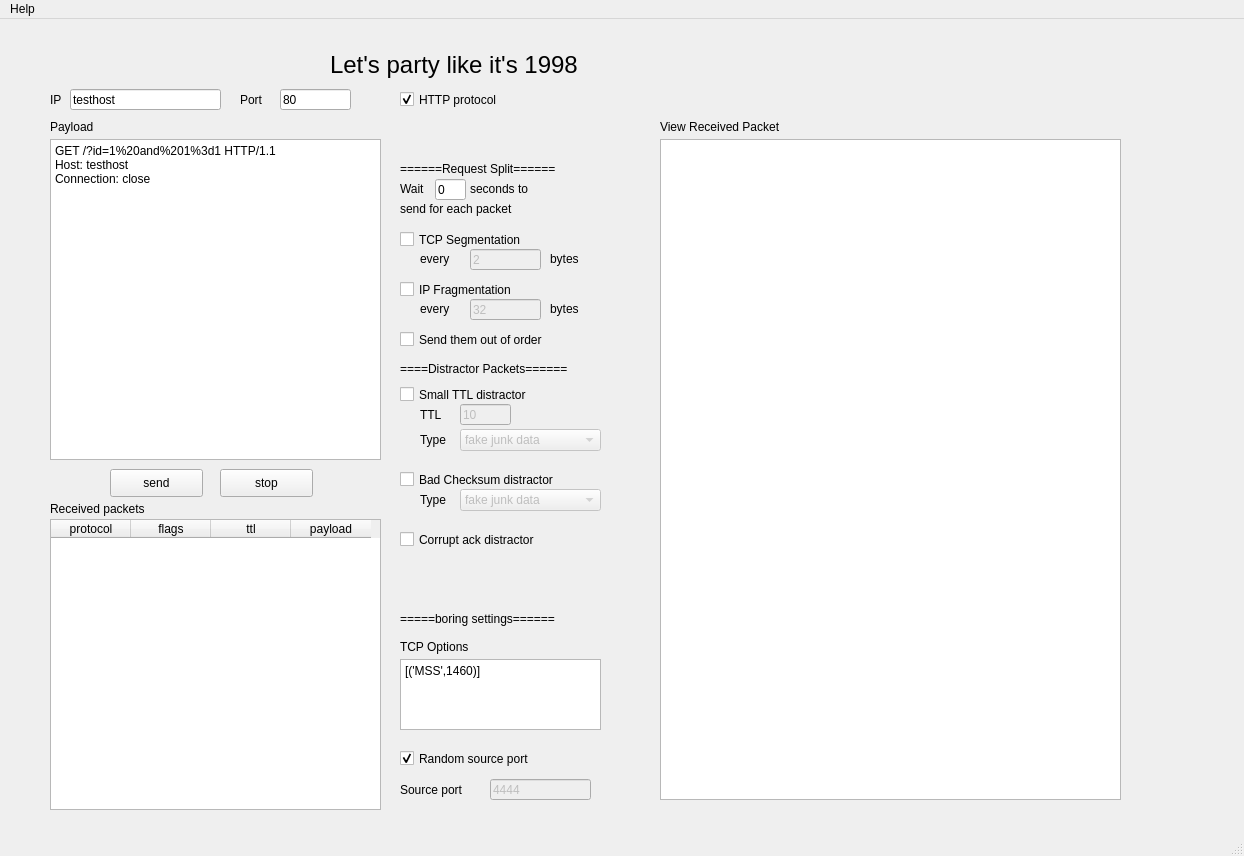
<?xml version="1.0" encoding="UTF-8"?>
<ui version="4.0">
 <class>MainWindow</class>
 <widget class="QMainWindow" name="MainWindow">
  <property name="enabled">
   <bool>true</bool>
  </property>
  <property name="geometry">
   <rect>
    <x>0</x>
    <y>0</y>
    <width>1244</width>
    <height>856</height>
   </rect>
  </property>
  <property name="windowTitle">
   <string>EV: IDS Evasion via TCP/IP Packet Manipulation</string>
  </property>
  <property name="windowIcon">
   <iconset>
    <normaloff>icon.png</normaloff>icon.png</iconset>
  </property>
  <widget class="QWidget" name="centralwidget">
   <widget class="QPlainTextEdit" name="tcppayload">
    <property name="geometry">
     <rect>
      <x>50</x>
      <y>120</y>
      <width>331</width>
      <height>321</height>
     </rect>
    </property>
    <property name="plainText">
     <string>GET /?id=1%20and%201%3d1 HTTP/1.1
Host: testhost
Connection: close

</string>
    </property>
   </widget>
   <widget class="QPushButton" name="sendButton">
    <property name="geometry">
     <rect>
      <x>110</x>
      <y>450</y>
      <width>93</width>
      <height>28</height>
     </rect>
    </property>
    <property name="text">
     <string>send</string>
    </property>
   </widget>
   <widget class="QLineEdit" name="ipaddress">
    <property name="geometry">
     <rect>
      <x>70</x>
      <y>70</y>
      <width>151</width>
      <height>21</height>
     </rect>
    </property>
    <property name="text">
     <string>testhost</string>
    </property>
   </widget>
   <widget class="QCheckBox" name="breaktcp">
    <property name="geometry">
     <rect>
      <x>400</x>
      <y>210</y>
      <width>171</width>
      <height>21</height>
     </rect>
    </property>
    <property name="text">
     <string>TCP Segmentation</string>
    </property>
   </widget>
   <widget class="QCheckBox" name="breakip">
    <property name="geometry">
     <rect>
      <x>400</x>
      <y>260</y>
      <width>161</width>
      <height>21</height>
     </rect>
    </property>
    <property name="text">
     <string>IP Fragmentation</string>
    </property>
   </widget>
   <widget class="QLineEdit" name="tcpsegmentby">
    <property name="enabled">
     <bool>false</bool>
    </property>
    <property name="geometry">
     <rect>
      <x>470</x>
      <y>230</y>
      <width>71</width>
      <height>21</height>
     </rect>
    </property>
    <property name="text">
     <string>2</string>
    </property>
   </widget>
   <widget class="QLineEdit" name="ipfragmentby">
    <property name="enabled">
     <bool>false</bool>
    </property>
    <property name="geometry">
     <rect>
      <x>470</x>
      <y>280</y>
      <width>71</width>
      <height>21</height>
     </rect>
    </property>
    <property name="text">
     <string>32</string>
    </property>
   </widget>
   <widget class="QCheckBox" name="fakettl">
    <property name="geometry">
     <rect>
      <x>400</x>
      <y>365</y>
      <width>191</width>
      <height>21</height>
     </rect>
    </property>
    <property name="text">
     <string>Small TTL distractor</string>
    </property>
   </widget>
   <widget class="QComboBox" name="fakettltype">
    <property name="enabled">
     <bool>false</bool>
    </property>
    <property name="geometry">
     <rect>
      <x>460</x>
      <y>410</y>
      <width>141</width>
      <height>22</height>
     </rect>
    </property>
    <item>
     <property name="text">
      <string>fake junk data</string>
     </property>
    </item>
    <item>
     <property name="text">
      <string>fake rst</string>
     </property>
    </item>
   </widget>
   <widget class="QLineEdit" name="ttlnum">
    <property name="enabled">
     <bool>false</bool>
    </property>
    <property name="geometry">
     <rect>
      <x>460</x>
      <y>385</y>
      <width>51</width>
      <height>21</height>
     </rect>
    </property>
    <property name="text">
     <string>10</string>
    </property>
   </widget>
   <widget class="QLabel" name="label">
    <property name="geometry">
     <rect>
      <x>50</x>
      <y>70</y>
      <width>16</width>
      <height>21</height>
     </rect>
    </property>
    <property name="text">
     <string>IP</string>
    </property>
   </widget>
   <widget class="QLabel" name="label_2">
    <property name="geometry">
     <rect>
      <x>50</x>
      <y>100</y>
      <width>72</width>
      <height>15</height>
     </rect>
    </property>
    <property name="text">
     <string>Payload</string>
    </property>
   </widget>
   <widget class="QLabel" name="label_3">
    <property name="geometry">
     <rect>
      <x>240</x>
      <y>70</y>
      <width>31</width>
      <height>21</height>
     </rect>
    </property>
    <property name="text">
     <string>Port</string>
    </property>
   </widget>
   <widget class="QLineEdit" name="dport">
    <property name="geometry">
     <rect>
      <x>280</x>
      <y>70</y>
      <width>71</width>
      <height>21</height>
     </rect>
    </property>
    <property name="text">
     <string>80</string>
    </property>
   </widget>
   <widget class="QLabel" name="label_4">
    <property name="geometry">
     <rect>
      <x>400</x>
      <y>620</y>
      <width>91</width>
      <height>16</height>
     </rect>
    </property>
    <property name="text">
     <string>TCP Options</string>
    </property>
   </widget>
   <widget class="QLabel" name="label_5">
    <property name="geometry">
     <rect>
      <x>400</x>
      <y>760</y>
      <width>91</width>
      <height>21</height>
     </rect>
    </property>
    <property name="text">
     <string>Source port</string>
    </property>
   </widget>
   <widget class="QLineEdit" name="sport">
    <property name="enabled">
     <bool>false</bool>
    </property>
    <property name="geometry">
     <rect>
      <x>490</x>
      <y>760</y>
      <width>101</width>
      <height>21</height>
     </rect>
    </property>
    <property name="text">
     <string>4444</string>
    </property>
   </widget>
   <widget class="QLabel" name="label_6">
    <property name="geometry">
     <rect>
      <x>420</x>
      <y>385</y>
      <width>31</width>
      <height>21</height>
     </rect>
    </property>
    <property name="text">
     <string>TTL</string>
    </property>
   </widget>
   <widget class="QLabel" name="label_7">
    <property name="geometry">
     <rect>
      <x>420</x>
      <y>230</y>
      <width>41</width>
      <height>20</height>
     </rect>
    </property>
    <property name="text">
     <string>every</string>
    </property>
   </widget>
   <widget class="QLabel" name="label_8">
    <property name="geometry">
     <rect>
      <x>550</x>
      <y>230</y>
      <width>81</width>
      <height>20</height>
     </rect>
    </property>
    <property name="text">
     <string>bytes</string>
    </property>
   </widget>
   <widget class="QLabel" name="label_9">
    <property name="geometry">
     <rect>
      <x>420</x>
      <y>280</y>
      <width>41</width>
      <height>20</height>
     </rect>
    </property>
    <property name="text">
     <string>every</string>
    </property>
   </widget>
   <widget class="QLabel" name="label_10">
    <property name="geometry">
     <rect>
      <x>550</x>
      <y>280</y>
      <width>81</width>
      <height>20</height>
     </rect>
    </property>
    <property name="text">
     <string>bytes</string>
    </property>
   </widget>
   <widget class="QLineEdit" name="sleeptime">
    <property name="enabled">
     <bool>true</bool>
    </property>
    <property name="geometry">
     <rect>
      <x>435</x>
      <y>160</y>
      <width>31</width>
      <height>21</height>
     </rect>
    </property>
    <property name="text">
     <string>0</string>
    </property>
   </widget>
   <widget class="QLabel" name="label_11">
    <property name="geometry">
     <rect>
      <x>400</x>
      <y>160</y>
      <width>31</width>
      <height>20</height>
     </rect>
    </property>
    <property name="text">
     <string>Wait</string>
    </property>
   </widget>
   <widget class="QLabel" name="label_12">
    <property name="geometry">
     <rect>
      <x>470</x>
      <y>160</y>
      <width>161</width>
      <height>20</height>
     </rect>
    </property>
    <property name="text">
     <string>seconds to</string>
    </property>
   </widget>
   <widget class="QPushButton" name="stopButton">
    <property name="geometry">
     <rect>
      <x>220</x>
      <y>450</y>
      <width>93</width>
      <height>28</height>
     </rect>
    </property>
    <property name="text">
     <string>stop</string>
    </property>
   </widget>
   <widget class="QCheckBox" name="shuffle">
    <property name="geometry">
     <rect>
      <x>400</x>
      <y>310</y>
      <width>201</width>
      <height>21</height>
     </rect>
    </property>
    <property name="text">
     <string>Send them out of order</string>
    </property>
   </widget>
   <widget class="QComboBox" name="badchecksumtype">
    <property name="enabled">
     <bool>false</bool>
    </property>
    <property name="geometry">
     <rect>
      <x>460</x>
      <y>470</y>
      <width>141</width>
      <height>22</height>
     </rect>
    </property>
    <item>
     <property name="text">
      <string>fake junk data</string>
     </property>
    </item>
    <item>
     <property name="text">
      <string>fake rst</string>
     </property>
    </item>
   </widget>
   <widget class="QCheckBox" name="badchecksum">
    <property name="geometry">
     <rect>
      <x>400</x>
      <y>450</y>
      <width>211</width>
      <height>21</height>
     </rect>
    </property>
    <property name="text">
     <string>Bad Checksum distractor</string>
    </property>
   </widget>
   <widget class="QCheckBox" name="randomsport">
    <property name="geometry">
     <rect>
      <x>400</x>
      <y>730</y>
      <width>251</width>
      <height>19</height>
     </rect>
    </property>
    <property name="text">
     <string>Random source port</string>
    </property>
    <property name="checked">
     <bool>true</bool>
    </property>
   </widget>
   <widget class="QTableWidget" name="receivedpackets">
    <property name="geometry">
     <rect>
      <x>50</x>
      <y>500</y>
      <width>331</width>
      <height>291</height>
     </rect>
    </property>
    <property name="autoScrollMargin">
     <number>16</number>
    </property>
    <attribute name="horizontalHeaderMinimumSectionSize">
     <number>30</number>
    </attribute>
    <attribute name="horizontalHeaderDefaultSectionSize">
     <number>80</number>
    </attribute>
    <attribute name="verticalHeaderMinimumSectionSize">
     <number>30</number>
    </attribute>
    <column>
     <property name="text">
      <string>protocol</string>
     </property>
    </column>
    <column>
     <property name="text">
      <string>flags</string>
     </property>
    </column>
    <column>
     <property name="text">
      <string>ttl</string>
     </property>
    </column>
    <column>
     <property name="text">
      <string>payload</string>
     </property>
    </column>
   </widget>
   <widget class="QLabel" name="label_13">
    <property name="geometry">
     <rect>
      <x>50</x>
      <y>480</y>
      <width>161</width>
      <height>20</height>
     </rect>
    </property>
    <property name="text">
     <string>Received packets</string>
    </property>
   </widget>
   <widget class="QPlainTextEdit" name="tcpoptions">
    <property name="geometry">
     <rect>
      <x>400</x>
      <y>640</y>
      <width>201</width>
      <height>71</height>
     </rect>
    </property>
    <property name="plainText">
     <string>[('MSS',1460)]</string>
    </property>
   </widget>
   <widget class="QLabel" name="label_14">
    <property name="geometry">
     <rect>
      <x>660</x>
      <y>100</y>
      <width>171</width>
      <height>16</height>
     </rect>
    </property>
    <property name="text">
     <string>View Received Packet</string>
    </property>
   </widget>
   <widget class="QLabel" name="label_15">
    <property name="geometry">
     <rect>
      <x>420</x>
      <y>410</y>
      <width>41</width>
      <height>21</height>
     </rect>
    </property>
    <property name="text">
     <string>Type</string>
    </property>
   </widget>
   <widget class="QLabel" name="label_16">
    <property name="geometry">
     <rect>
      <x>420</x>
      <y>470</y>
      <width>41</width>
      <height>21</height>
     </rect>
    </property>
    <property name="text">
     <string>Type</string>
    </property>
   </widget>
   <widget class="QLabel" name="label_17">
    <property name="geometry">
     <rect>
      <x>400</x>
      <y>140</y>
      <width>211</width>
      <height>20</height>
     </rect>
    </property>
    <property name="text">
     <string>======Request Split======</string>
    </property>
   </widget>
   <widget class="QLabel" name="label_18">
    <property name="geometry">
     <rect>
      <x>400</x>
      <y>340</y>
      <width>211</width>
      <height>20</height>
     </rect>
    </property>
    <property name="text">
     <string>====Distractor Packets======</string>
    </property>
   </widget>
   <widget class="QLabel" name="label_19">
    <property name="geometry">
     <rect>
      <x>400</x>
      <y>590</y>
      <width>211</width>
      <height>20</height>
     </rect>
    </property>
    <property name="text">
     <string>=====boring settings======</string>
    </property>
   </widget>
   <widget class="QLabel" name="label_20">
    <property name="geometry">
     <rect>
      <x>400</x>
      <y>180</y>
      <width>181</width>
      <height>20</height>
     </rect>
    </property>
    <property name="text">
     <string>send for each packet</string>
    </property>
   </widget>
   <widget class="QTextEdit" name="packetdetail">
    <property name="geometry">
     <rect>
      <x>660</x>
      <y>120</y>
      <width>461</width>
      <height>661</height>
     </rect>
    </property>
    <property name="html">
     <string>&lt;!DOCTYPE HTML PUBLIC &quot;-//W3C//DTD HTML 4.0//EN&quot; &quot;http://www.w3.org/TR/REC-html40/strict.dtd&quot;&gt;
&lt;html&gt;&lt;head&gt;&lt;meta name=&quot;qrichtext&quot; content=&quot;1&quot; /&gt;&lt;style type=&quot;text/css&quot;&gt;
p, li { white-space: pre-wrap; }
&lt;/style&gt;&lt;/head&gt;&lt;body style=&quot; font-family:'SimSun'; font-size:9pt; font-weight:400; font-style:normal;&quot;&gt;
&lt;p style=&quot;-qt-paragraph-type:empty; margin-top:0px; margin-bottom:0px; margin-left:0px; margin-right:0px; -qt-block-indent:0; text-indent:0px;&quot;&gt;&lt;br /&gt;&lt;/p&gt;&lt;/body&gt;&lt;/html&gt;</string>
    </property>
   </widget>
   <widget class="QLabel" name="label_21">
    <property name="geometry">
     <rect>
      <x>330</x>
      <y>30</y>
      <width>441</width>
      <height>31</height>
     </rect>
    </property>
    <property name="font">
     <font>
      <pointsize>18</pointsize>
     </font>
    </property>
    <property name="text">
     <string>Let's party like it's 1998</string>
    </property>
   </widget>
   <widget class="QCheckBox" name="httpprotocol">
    <property name="geometry">
     <rect>
      <x>400</x>
      <y>70</y>
      <width>271</width>
      <height>21</height>
     </rect>
    </property>
    <property name="text">
     <string>HTTP protocol</string>
    </property>
    <property name="checked">
     <bool>true</bool>
    </property>
   </widget>
   <widget class="QCheckBox" name="corruptack">
    <property name="geometry">
     <rect>
      <x>400</x>
      <y>510</y>
      <width>201</width>
      <height>21</height>
     </rect>
    </property>
    <property name="text">
     <string>Corrupt ack distractor</string>
    </property>
   </widget>
  </widget>
  <widget class="QMenuBar" name="menubar">
   <property name="geometry">
    <rect>
     <x>0</x>
     <y>0</y>
     <width>1244</width>
     <height>26</height>
    </rect>
   </property>
   <widget class="QMenu" name="menuHelp">
    <property name="title">
     <string>Help</string>
    </property>
    <addaction name="actionUsage"/>
    <addaction name="actionAbout"/>
   </widget>
   <addaction name="menuHelp"/>
  </widget>
  <widget class="QStatusBar" name="statusbar"/>
  <action name="actionAbout">
   <property name="text">
    <string>About</string>
   </property>
  </action>
  <action name="actionUsage">
   <property name="text">
    <string>Usage</string>
   </property>
  </action>
 </widget>
 <resources/>
 <connections>
  <connection>
   <sender>breakip</sender>
   <signal>clicked(bool)</signal>
   <receiver>ipfragmentby</receiver>
   <slot>setEnabled(bool)</slot>
   <hints>
    <hint type="sourcelabel">
     <x>430</x>
     <y>306</y>
    </hint>
    <hint type="destinationlabel">
     <x>503</x>
     <y>326</y>
    </hint>
   </hints>
  </connection>
  <connection>
   <sender>breaktcp</sender>
   <signal>clicked(bool)</signal>
   <receiver>tcpsegmentby</receiver>
   <slot>setEnabled(bool)</slot>
   <hints>
    <hint type="sourcelabel">
     <x>491</x>
     <y>256</y>
    </hint>
    <hint type="destinationlabel">
     <x>496</x>
     <y>276</y>
    </hint>
   </hints>
  </connection>
  <connection>
   <sender>fakettl</sender>
   <signal>clicked(bool)</signal>
   <receiver>fakettltype</receiver>
   <slot>setEnabled(bool)</slot>
   <hints>
    <hint type="sourcelabel">
     <x>441</x>
     <y>411</y>
    </hint>
    <hint type="destinationlabel">
     <x>469</x>
     <y>457</y>
    </hint>
   </hints>
  </connection>
  <connection>
   <sender>fakettl</sender>
   <signal>clicked(bool)</signal>
   <receiver>ttlnum</receiver>
   <slot>setEnabled(bool)</slot>
   <hints>
    <hint type="sourcelabel">
     <x>459</x>
     <y>411</y>
    </hint>
    <hint type="destinationlabel">
     <x>462</x>
     <y>431</y>
    </hint>
   </hints>
  </connection>
  <connection>
   <sender>badchecksum</sender>
   <signal>clicked(bool)</signal>
   <receiver>badchecksumtype</receiver>
   <slot>setEnabled(bool)</slot>
   <hints>
    <hint type="sourcelabel">
     <x>530</x>
     <y>496</y>
    </hint>
    <hint type="destinationlabel">
     <x>503</x>
     <y>517</y>
    </hint>
   </hints>
  </connection>
  <connection>
   <sender>randomsport</sender>
   <signal>clicked(bool)</signal>
   <receiver>sport</receiver>
   <slot>setDisabled(bool)</slot>
   <hints>
    <hint type="sourcelabel">
     <x>459</x>
     <y>774</y>
    </hint>
    <hint type="destinationlabel">
     <x>550</x>
     <y>806</y>
    </hint>
   </hints>
  </connection>
 </connections>
</ui>
